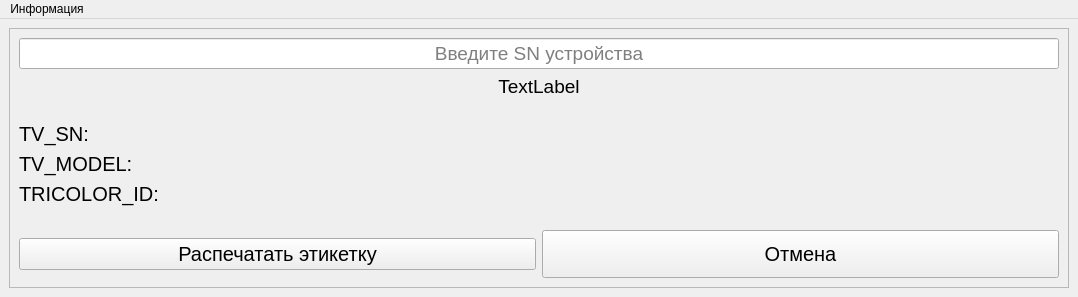
<?xml version="1.0" encoding="UTF-8"?>
<ui version="4.0">
 <class>MainWindow</class>
 <widget class="QMainWindow" name="MainWindow">
  <property name="geometry">
   <rect>
    <x>0</x>
    <y>0</y>
    <width>1078</width>
    <height>297</height>
   </rect>
  </property>
  <property name="sizePolicy">
   <sizepolicy hsizetype="Preferred" vsizetype="Preferred">
    <horstretch>0</horstretch>
    <verstretch>0</verstretch>
   </sizepolicy>
  </property>
  <property name="minimumSize">
   <size>
    <width>719</width>
    <height>297</height>
   </size>
  </property>
  <property name="windowTitle">
   <string>Сканировка триколор</string>
  </property>
  <property name="windowIcon">
   <iconset resource="res.qrc">
    <normaloff>:/res/images/logo.ico</normaloff>:/res/images/logo.ico</iconset>
  </property>
  <widget class="QWidget" name="centralwidget">
   <layout class="QVBoxLayout" name="verticalLayout_6">
    <item>
     <widget class="QFrame" name="frame_main">
      <property name="frameShape">
       <enum>QFrame::Shape::StyledPanel</enum>
      </property>
      <property name="frameShadow">
       <enum>QFrame::Shadow::Raised</enum>
      </property>
      <layout class="QVBoxLayout" name="verticalLayout_5">
       <item>
        <layout class="QVBoxLayout" name="verticalLayout_4">
         <item>
          <layout class="QVBoxLayout" name="verticalLayout_3">
           <item>
            <widget class="QLineEdit" name="lineEdit_input">
             <property name="minimumSize">
              <size>
               <width>677</width>
               <height>31</height>
              </size>
             </property>
             <property name="font">
              <font>
               <pointsize>14</pointsize>
              </font>
             </property>
             <property name="alignment">
              <set>Qt::AlignmentFlag::AlignCenter</set>
             </property>
             <property name="placeholderText">
              <string>Введите SN устройства</string>
             </property>
            </widget>
           </item>
           <item>
            <layout class="QVBoxLayout" name="verticalLayout_2">
             <item>
              <widget class="QLabel" name="label_message">
               <property name="font">
                <font>
                 <pointsize>14</pointsize>
                </font>
               </property>
               <property name="text">
                <string>TextLabel</string>
               </property>
               <property name="alignment">
                <set>Qt::AlignmentFlag::AlignCenter</set>
               </property>
              </widget>
             </item>
             <item>
              <spacer name="verticalSpacer">
               <property name="orientation">
                <enum>Qt::Orientation::Vertical</enum>
               </property>
               <property name="sizeHint" stdset="0">
                <size>
                 <width>20</width>
                 <height>40</height>
                </size>
               </property>
              </spacer>
             </item>
             <item>
              <layout class="QHBoxLayout" name="horizontalLayout_2">
               <item>
                <layout class="QVBoxLayout" name="verticalLayout">
                 <item>
                  <widget class="QLabel" name="label_tv_sn">
                   <property name="font">
                    <font>
                     <pointsize>15</pointsize>
                    </font>
                   </property>
                   <property name="text">
                    <string>TV_SN:</string>
                   </property>
                   <property name="alignment">
                    <set>Qt::AlignmentFlag::AlignLeading|Qt::AlignmentFlag::AlignLeft|Qt::AlignmentFlag::AlignVCenter</set>
                   </property>
                  </widget>
                 </item>
                 <item>
                  <widget class="QLabel" name="label_tv_model">
                   <property name="font">
                    <font>
                     <pointsize>15</pointsize>
                    </font>
                   </property>
                   <property name="text">
                    <string>TV_MODEL:</string>
                   </property>
                   <property name="alignment">
                    <set>Qt::AlignmentFlag::AlignLeading|Qt::AlignmentFlag::AlignLeft|Qt::AlignmentFlag::AlignVCenter</set>
                   </property>
                  </widget>
                 </item>
                 <item>
                  <widget class="QLabel" name="label_tricolor_id">
                   <property name="font">
                    <font>
                     <pointsize>15</pointsize>
                    </font>
                   </property>
                   <property name="text">
                    <string>TRICOLOR_ID:</string>
                   </property>
                   <property name="alignment">
                    <set>Qt::AlignmentFlag::AlignLeading|Qt::AlignmentFlag::AlignLeft|Qt::AlignmentFlag::AlignVCenter</set>
                   </property>
                  </widget>
                 </item>
                 <item>
                  <spacer name="verticalSpacer_2">
                   <property name="orientation">
                    <enum>Qt::Orientation::Vertical</enum>
                   </property>
                   <property name="sizeHint" stdset="0">
                    <size>
                     <width>20</width>
                     <height>40</height>
                    </size>
                   </property>
                  </spacer>
                 </item>
                </layout>
               </item>
               <item>
                <spacer name="horizontalSpacer">
                 <property name="orientation">
                  <enum>Qt::Orientation::Horizontal</enum>
                 </property>
                 <property name="sizeHint" stdset="0">
                  <size>
                   <width>40</width>
                   <height>20</height>
                  </size>
                 </property>
                </spacer>
               </item>
              </layout>
             </item>
            </layout>
           </item>
          </layout>
         </item>
         <item>
          <layout class="QHBoxLayout" name="horizontalLayout">
           <item>
            <widget class="QPushButton" name="pushButton_print">
             <property name="font">
              <font>
               <pointsize>15</pointsize>
              </font>
             </property>
             <property name="text">
              <string>Распечатать этикетку</string>
             </property>
             <property name="icon">
              <iconset resource="res.qrc">
               <normaloff>:/res/images/print_ok.svg</normaloff>:/res/images/print_ok.svg</iconset>
             </property>
             <property name="iconSize">
              <size>
               <width>40</width>
               <height>40</height>
              </size>
             </property>
            </widget>
           </item>
           <item>
            <widget class="QPushButton" name="pushButton_cancel">
             <property name="minimumSize">
              <size>
               <width>354</width>
               <height>48</height>
              </size>
             </property>
             <property name="font">
              <font>
               <pointsize>15</pointsize>
              </font>
             </property>
             <property name="text">
              <string>Отмена</string>
             </property>
             <property name="icon">
              <iconset resource="res.qrc">
               <normaloff>:/res/images/disabled_by_default.svg</normaloff>:/res/images/disabled_by_default.svg</iconset>
             </property>
             <property name="iconSize">
              <size>
               <width>40</width>
               <height>40</height>
              </size>
             </property>
            </widget>
           </item>
          </layout>
         </item>
        </layout>
       </item>
      </layout>
     </widget>
    </item>
   </layout>
  </widget>
  <widget class="QMenuBar" name="menuBar">
   <property name="geometry">
    <rect>
     <x>0</x>
     <y>0</y>
     <width>1078</width>
     <height>22</height>
    </rect>
   </property>
   <widget class="QMenu" name="menu_info">
    <property name="title">
     <string>Информация</string>
    </property>
    <addaction name="action_info"/>
    <addaction name="action_about_programs"/>
   </widget>
   <addaction name="menu_info"/>
  </widget>
  <action name="action_new_project">
   <property name="text">
    <string>Создать новый проект</string>
   </property>
  </action>
  <action name="action_open">
   <property name="text">
    <string>Открыть проект</string>
   </property>
  </action>
  <action name="action_close">
   <property name="text">
    <string>Закрыть проект</string>
   </property>
  </action>
  <action name="action_set_parameters">
   <property name="text">
    <string>Задать параметры проекта</string>
   </property>
  </action>
  <action name="action_set_default_parameters">
   <property name="text">
    <string>Сбросить параметры по умолчанию</string>
   </property>
  </action>
  <action name="action_saveas">
   <property name="text">
    <string>Сохранить в финальный вид</string>
   </property>
  </action>
  <action name="action_11">
   <property name="text">
    <string>Информация о лоте</string>
   </property>
  </action>
  <action name="action_about">
   <property name="text">
    <string>О программе</string>
   </property>
  </action>
  <action name="action_instruction">
   <property name="text">
    <string>Инструкция</string>
   </property>
  </action>
  <action name="action_about_programs">
   <property name="text">
    <string>О программе</string>
   </property>
  </action>
  <action name="action_info">
   <property name="text">
    <string>Инструкция</string>
   </property>
  </action>
 </widget>
 <resources>
  <include location="res.qrc"/>
 </resources>
 <connections/>
</ui>
